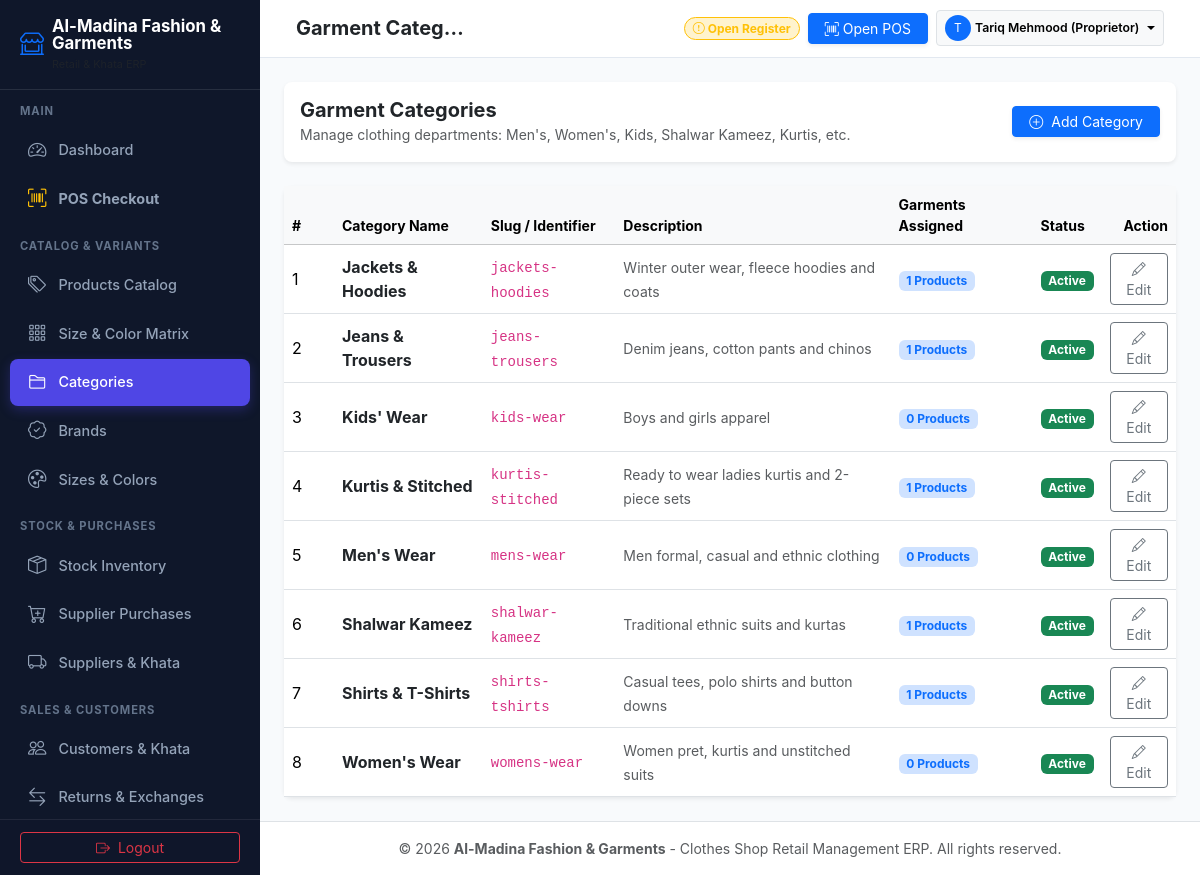
The app's page /categories.php (signed in) with its own data.
### tables this page shows
CREATE TABLE `categories` (
  `id` INT AUTO_INCREMENT PRIMARY KEY,
  `name` VARCHAR(100) NOT NULL,
  `slug` VARCHAR(100) NOT NULL UNIQUE,
  `description` VARCHAR(255) NULL,
  `status` ENUM('active', 'inactive') NOT NULL DEFAULT 'active',
  `created_at` TIMESTAMP DEFAULT CURRENT_TIMESTAMP
);

### categories.php (the view, shortened to what this page needs)
<?php
require_once __DIR__ . '/includes/header.php';
$categories = $pdo->query("SELECT c.*, COUNT(p.id) AS product_count
                           FROM categories c
                           LEFT JOIN products p ON c.id = p.category_id
                           GROUP BY c.id
                           ORDER BY c.name ASC")->fetchAll();
?>
<div class="card border-0 shadow-sm rounded-3 p-3 mb-4">
    <div class="d-flex justify-content-between align-items-center">
        <div>
            <h5 class="fw-bold mb-0">Garment Categories</h5>
            <small class="text-muted">Manage clothing departments: Men's, Women's, Kids, Shalwar Kameez, Kurtis, etc.</small>
        </div>
        <button class="btn btn-primary btn-sm px-3 shadow-sm" data-bs-toggle="modal" data-bs-target="#addCategoryModal">
            <i class="bi bi-plus-circle me-1"></i> Add Category
        </button>
    </div>
</div>
<div class="card border-0 shadow-sm rounded-3">
    <div class="table-responsive">
        <table class="table table-hover align-middle mb-0">
            <thead class="table-light small text-muted">
                <tr>
                    <th style="width: 50px;">#</th>
                    <th>Category Name</th>
                    <th>Slug / Identifier</th>
                    <th>Description</th>
                    <th>Garments Assigned</th>
                    <th>Status</th>
                    <th class="text-end">Action</th>
                </tr>
            </thead>
            <tbody>
                <?php foreach ($categories as $idx => $cat): ?>
                    <tr>
                        <td><?= $idx + 1 ?></td>
                        <td>
                            <strong class="text-dark"><?= htmlspecialchars($cat['name']) ?></strong>
                        </td>
                        <td><code class="small"><?= htmlspecialchars($cat['slug']) ?></code></td>
                        <td><small class="text-muted"><?= htmlspecialchars($cat['description'] ?? '-') ?></small></td>
                        <td>
                            <span class="badge bg-primary-subtle text-primary fw-bold"><?= $cat['product_count'] ?> Products</span>
                        </td>
                        <td><?= status_badge($cat['status']) ?></td>
                        <td class="text-end">
                            <button class="btn btn-sm btn-outline-secondary" onclick='editCat(<?= json_encode($cat) ?>)'>
                                <i class="bi bi-pencil"></i> Edit
                            </button>
                        </td>
                    </tr>
                <?php endforeach; ?>
            </tbody>
        </table>
    </div>
</div>
<?php require_once __DIR__ . '/includes/footer.php'; ?>

### config/helpers.php (shortened to what this page needs)
<?php
function status_badge($status) {
    $status = strtolower((string)$status);
    $map = [
        'active'    => 'bg-success',
        'completed' => 'bg-success',
        'paid'      => 'bg-success',
        'open'      => 'bg-success',
        'restock'   => 'bg-info',
        'partial'   => 'bg-warning text-dark',
        'held'      => 'bg-warning text-dark',
        'due'       => 'bg-danger',
        'inactive'  => 'bg-secondary',
        'closed'    => 'bg-secondary',
        'cancelled' => 'bg-danger',
        'returned'  => 'bg-danger',
        'defective' => 'bg-danger',
    ];
    $cls = $map[$status] ?? 'bg-secondary';
    return '<span class="badge ' . $cls . '">' . ucfirst($status) . '</span>';
}

### assets/css/clothes-retail.css (style rules this page uses)
:root { --cr-primary: #4f46e5; --cr-primary-hover: #4338ca; --cr-secondary: #0ea5e9; --cr-dark: #1e1b4b; --cr-sidebar-bg: #0f172a; --cr-sidebar-hover: #1e293b; --cr-accent: #f43f5e; --cr-bg: #f8fafc; --cr-card-bg: #ffffff; --cr-border: #e2e8f0; }
html, body { height: 100%; }
body { background-color: var(--cr-bg); font-family: -apple-system, BlinkMacSystemFont, "Segoe UI", Roboto, "Helvetica Neue", Arial, sans-serif; color: #334155; min-height: 100%; }
@media (min-width: 992px) { html, body { height: 100vh; overflow: hidden; } }
.table-responsive { -webkit-overflow-scrolling: touch; }

### records on screen
categories: name "Jackets & Hoodies", slug "jackets-hoodies", description "Winter outer wear, fleece hoodies and coats", product_count "1", status "Active"
categories: name "Jeans & Trousers", slug "jeans-trousers", description "Denim jeans, cotton pants and chinos", product_count "1", status "Active"
categories: name "Kids' Wear", slug "kids-wear", description "Boys and girls apparel", product_count "0", status "Active"
categories: name "Kurtis & Stitched", slug "kurtis-stitched", description "Ready to wear ladies kurtis and 2-piece sets", product_count "1", status "Active"
categories: name "Men's Wear", slug "mens-wear", description "Men formal, casual and ethnic clothing", product_count "0", status "Active"
categories: name "Shalwar Kameez", slug "shalwar-kameez", description "Traditional ethnic suits and kurtas", product_count "1", status "Active"
categories: name "Shirts & T-Shirts", slug "shirts-tshirts", description "Casual tees, polo shirts and button downs", product_count "1", status "Active"
categories: name "Women's Wear", slug "womens-wear", description "Women pret, kurtis and unstitched suits", product_count "0", status "Active"

### other values on screen
$shop_name "Al-Madina Fashion & Garments"
$page_title "Garment Categ…"
$avatarLetter "T"
$displayName "Tariq Mehmood (Proprietor)"
